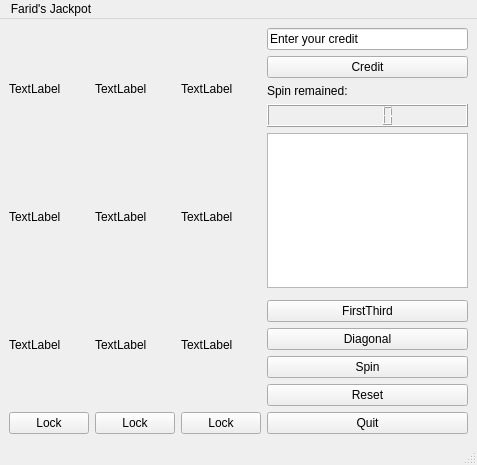
<?xml version="1.0" encoding="UTF-8"?>
<ui version="4.0">
 <class>MainWindowClass</class>
 <widget class="QMainWindow" name="MainWindowClass">
  <property name="geometry">
   <rect>
    <x>0</x>
    <y>0</y>
    <width>477</width>
    <height>465</height>
   </rect>
  </property>
  <property name="windowTitle">
   <string>MainWindow</string>
  </property>
  <property name="styleSheet">
   <string notr="true"> #centralWidget {background-image: url(:/MainWindow/Resources/tile.png);}</string>
  </property>
  <widget class="QWidget" name="centralwidget">
   <property name="styleSheet">
    <string notr="true"> #centralWidget {background-image: :/MainWindow/Resources/tile.png;}</string>
   </property>
   <layout class="QGridLayout" name="gridLayout">
    <item row="3" column="1">
     <widget class="QLabel" name="fruitLabel_2_1">
      <property name="sizePolicy">
       <sizepolicy hsizetype="Ignored" vsizetype="Ignored">
        <horstretch>0</horstretch>
        <verstretch>0</verstretch>
       </sizepolicy>
      </property>
      <property name="text">
       <string>TextLabel</string>
      </property>
      <property name="scaledContents">
       <bool>true</bool>
      </property>
      <property name="wordWrap">
       <bool>false</bool>
      </property>
     </widget>
    </item>
    <item row="2" column="8">
     <spacer name="horizontalSpacer">
      <property name="orientation">
       <enum>Qt::Horizontal</enum>
      </property>
      <property name="sizeHint" stdset="0">
       <size>
        <width>40</width>
        <height>20</height>
       </size>
      </property>
     </spacer>
    </item>
    <item row="2" column="5">
     <spacer name="horizontalSpacer_2">
      <property name="orientation">
       <enum>Qt::Horizontal</enum>
      </property>
      <property name="sizeHint" stdset="0">
       <size>
        <width>40</width>
        <height>20</height>
       </size>
      </property>
     </spacer>
    </item>
    <item row="1" column="2">
     <widget class="QLabel" name="fruitLabel_0_2">
      <property name="sizePolicy">
       <sizepolicy hsizetype="Ignored" vsizetype="Ignored">
        <horstretch>0</horstretch>
        <verstretch>0</verstretch>
       </sizepolicy>
      </property>
      <property name="text">
       <string>TextLabel</string>
      </property>
      <property name="scaledContents">
       <bool>true</bool>
      </property>
      <property name="wordWrap">
       <bool>false</bool>
      </property>
     </widget>
    </item>
    <item row="1" column="11" rowspan="4">
     <layout class="QVBoxLayout" name="verticalLayout">
      <item>
       <widget class="QLineEdit" name="enteryCredit">
        <property name="text">
         <string>Enter your credit</string>
        </property>
       </widget>
      </item>
      <item>
       <widget class="QPushButton" name="creditEntery">
        <property name="text">
         <string>Credit</string>
        </property>
       </widget>
      </item>
      <item>
       <widget class="QLabel" name="label">
        <property name="text">
         <string>Spin remained:</string>
        </property>
       </widget>
      </item>
      <item>
       <widget class="QLCDNumber" name="spinRemained"/>
      </item>
      <item>
       <widget class="QTextBrowser" name="result"/>
      </item>
      <item>
       <spacer name="verticalSpacer">
        <property name="orientation">
         <enum>Qt::Vertical</enum>
        </property>
        <property name="sizeHint" stdset="0">
         <size>
          <width>20</width>
          <height>40</height>
         </size>
        </property>
       </spacer>
      </item>
      <item>
       <spacer name="verticalSpacer_2">
        <property name="orientation">
         <enum>Qt::Vertical</enum>
        </property>
        <property name="sizeHint" stdset="0">
         <size>
          <width>20</width>
          <height>40</height>
         </size>
        </property>
       </spacer>
      </item>
      <item>
       <widget class="QPushButton" name="firstThird">
        <property name="text">
         <string>FirstThird</string>
        </property>
       </widget>
      </item>
      <item>
       <widget class="QPushButton" name="diagonalButton">
        <property name="text">
         <string>Diagonal</string>
        </property>
       </widget>
      </item>
      <item>
       <widget class="QPushButton" name="spinButton">
        <property name="text">
         <string>Spin</string>
        </property>
       </widget>
      </item>
      <item>
       <widget class="QPushButton" name="resetButton">
        <property name="text">
         <string>Reset</string>
        </property>
       </widget>
      </item>
      <item>
       <widget class="QPushButton" name="quitButton">
        <property name="text">
         <string>Quit</string>
        </property>
       </widget>
      </item>
     </layout>
    </item>
    <item row="3" column="2">
     <widget class="QLabel" name="fruitLabel_2_2">
      <property name="sizePolicy">
       <sizepolicy hsizetype="Ignored" vsizetype="Ignored">
        <horstretch>0</horstretch>
        <verstretch>0</verstretch>
       </sizepolicy>
      </property>
      <property name="text">
       <string>TextLabel</string>
      </property>
      <property name="scaledContents">
       <bool>true</bool>
      </property>
      <property name="wordWrap">
       <bool>false</bool>
      </property>
     </widget>
    </item>
    <item row="2" column="10">
     <spacer name="horizontalSpacer_7">
      <property name="orientation">
       <enum>Qt::Horizontal</enum>
      </property>
      <property name="sizeHint" stdset="0">
       <size>
        <width>40</width>
        <height>20</height>
       </size>
      </property>
     </spacer>
    </item>
    <item row="4" column="1">
     <widget class="QPushButton" name="LockSlot_2">
      <property name="text">
       <string>Lock</string>
      </property>
     </widget>
    </item>
    <item row="1" column="0">
     <widget class="QLabel" name="fruitLabel_0_0">
      <property name="sizePolicy">
       <sizepolicy hsizetype="Ignored" vsizetype="Ignored">
        <horstretch>0</horstretch>
        <verstretch>0</verstretch>
       </sizepolicy>
      </property>
      <property name="text">
       <string>TextLabel</string>
      </property>
      <property name="scaledContents">
       <bool>true</bool>
      </property>
      <property name="wordWrap">
       <bool>false</bool>
      </property>
     </widget>
    </item>
    <item row="1" column="1">
     <widget class="QLabel" name="fruitLabel_0_1">
      <property name="sizePolicy">
       <sizepolicy hsizetype="Ignored" vsizetype="Ignored">
        <horstretch>0</horstretch>
        <verstretch>0</verstretch>
       </sizepolicy>
      </property>
      <property name="text">
       <string>TextLabel</string>
      </property>
      <property name="scaledContents">
       <bool>true</bool>
      </property>
      <property name="wordWrap">
       <bool>false</bool>
      </property>
     </widget>
    </item>
    <item row="4" column="0">
     <widget class="QPushButton" name="LockSlot_1">
      <property name="text">
       <string>Lock</string>
      </property>
     </widget>
    </item>
    <item row="2" column="0">
     <widget class="QLabel" name="fruitLabel_1_0">
      <property name="sizePolicy">
       <sizepolicy hsizetype="Ignored" vsizetype="Ignored">
        <horstretch>0</horstretch>
        <verstretch>0</verstretch>
       </sizepolicy>
      </property>
      <property name="text">
       <string>TextLabel</string>
      </property>
      <property name="scaledContents">
       <bool>true</bool>
      </property>
      <property name="wordWrap">
       <bool>false</bool>
      </property>
     </widget>
    </item>
    <item row="4" column="2">
     <widget class="QPushButton" name="LockSlot_3">
      <property name="text">
       <string>Lock</string>
      </property>
     </widget>
    </item>
    <item row="3" column="0">
     <widget class="QLabel" name="fruitLabel_2_0">
      <property name="sizePolicy">
       <sizepolicy hsizetype="Ignored" vsizetype="Ignored">
        <horstretch>0</horstretch>
        <verstretch>0</verstretch>
       </sizepolicy>
      </property>
      <property name="text">
       <string>TextLabel</string>
      </property>
      <property name="scaledContents">
       <bool>true</bool>
      </property>
      <property name="wordWrap">
       <bool>false</bool>
      </property>
     </widget>
    </item>
    <item row="2" column="1">
     <widget class="QLabel" name="fruitLabel_1_1">
      <property name="sizePolicy">
       <sizepolicy hsizetype="Ignored" vsizetype="Ignored">
        <horstretch>0</horstretch>
        <verstretch>0</verstretch>
       </sizepolicy>
      </property>
      <property name="text">
       <string>TextLabel</string>
      </property>
      <property name="scaledContents">
       <bool>true</bool>
      </property>
      <property name="wordWrap">
       <bool>false</bool>
      </property>
     </widget>
    </item>
    <item row="2" column="2">
     <widget class="QLabel" name="fruitLabel_1_2">
      <property name="sizePolicy">
       <sizepolicy hsizetype="Ignored" vsizetype="Ignored">
        <horstretch>0</horstretch>
        <verstretch>0</verstretch>
       </sizepolicy>
      </property>
      <property name="text">
       <string>TextLabel</string>
      </property>
      <property name="scaledContents">
       <bool>true</bool>
      </property>
      <property name="wordWrap">
       <bool>false</bool>
      </property>
     </widget>
    </item>
    <item row="2" column="7">
     <spacer name="horizontalSpacer_6">
      <property name="orientation">
       <enum>Qt::Horizontal</enum>
      </property>
      <property name="sizeHint" stdset="0">
       <size>
        <width>40</width>
        <height>20</height>
       </size>
      </property>
     </spacer>
    </item>
    <item row="2" column="6">
     <spacer name="horizontalSpacer_5">
      <property name="orientation">
       <enum>Qt::Horizontal</enum>
      </property>
      <property name="sizeHint" stdset="0">
       <size>
        <width>40</width>
        <height>20</height>
       </size>
      </property>
     </spacer>
    </item>
    <item row="2" column="3">
     <spacer name="horizontalSpacer_4">
      <property name="orientation">
       <enum>Qt::Horizontal</enum>
      </property>
      <property name="sizeHint" stdset="0">
       <size>
        <width>40</width>
        <height>20</height>
       </size>
      </property>
     </spacer>
    </item>
    <item row="2" column="4">
     <spacer name="horizontalSpacer_3">
      <property name="orientation">
       <enum>Qt::Horizontal</enum>
      </property>
      <property name="sizeHint" stdset="0">
       <size>
        <width>40</width>
        <height>20</height>
       </size>
      </property>
     </spacer>
    </item>
    <item row="2" column="9">
     <spacer name="horizontalSpacer_8">
      <property name="orientation">
       <enum>Qt::Horizontal</enum>
      </property>
      <property name="sizeHint" stdset="0">
       <size>
        <width>40</width>
        <height>20</height>
       </size>
      </property>
     </spacer>
    </item>
   </layout>
  </widget>
  <widget class="QMenuBar" name="menubar">
   <property name="geometry">
    <rect>
     <x>0</x>
     <y>0</y>
     <width>477</width>
     <height>25</height>
    </rect>
   </property>
   <widget class="QMenu" name="menuFarid_s_Jackpot">
    <property name="title">
     <string>Farid's Jackpot</string>
    </property>
   </widget>
   <addaction name="menuFarid_s_Jackpot"/>
  </widget>
  <widget class="QStatusBar" name="statusbar"/>
 </widget>
 <resources/>
 <connections>
  <connection>
   <sender>quitButton</sender>
   <signal>clicked()</signal>
   <receiver>MainWindowClass</receiver>
   <slot>close()</slot>
   <hints>
    <hint type="sourcelabel">
     <x>667</x>
     <y>515</y>
    </hint>
    <hint type="destinationlabel">
     <x>635</x>
     <y>469</y>
    </hint>
   </hints>
  </connection>
 </connections>
</ui>
